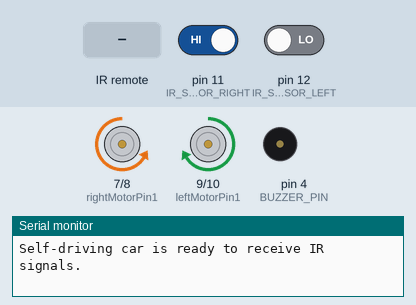
This sketch was run on a simulated Arduino Uno, built with avr-gcc and run on an emulated ATmega328P. Shown: motor-driver pin pairs drawn as motors (green arrow = first pin HIGH = forward, orange = second pin HIGH = backward, longer = more drive, scaled by the enable pin), buzzer (waves = sounding, pin HIGH), the last lines printed to the serial monitor. The inputs (shaded band) are chosen by the test bench; at power-on: pin 12 (IR_SENSOR_LEFT) LOW, pin 11 (IR_SENSOR_RIGHT) HIGH.

Above: at 1.2 s.
1.3 s: pin 12 (IR_SENSOR_LEFT) driven HIGH
At 1.6 s:
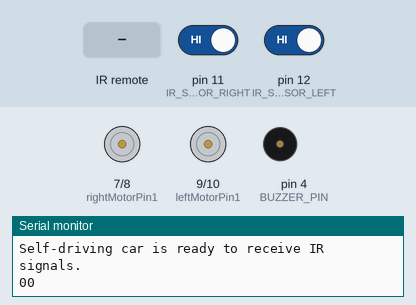
2.8 s: infrared code 0x10 received
At 4.51 s:
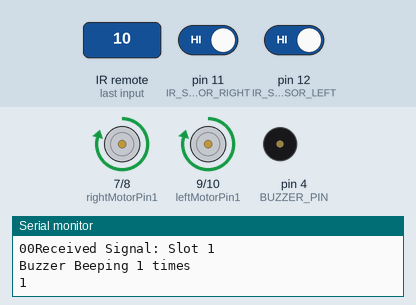
At 5.17 s:
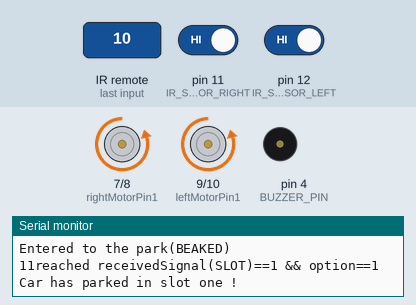
Timing chart, 0 to 7.2 s (numbered marks = the images above; inputs shaded):
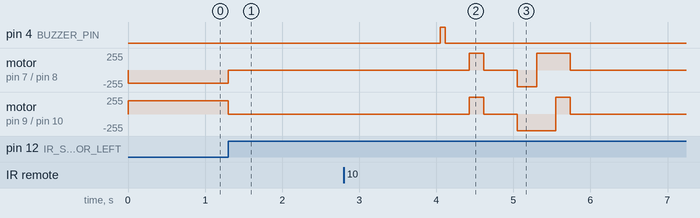

The sketch:

car_final_version.ino
```cpp
#define IR_SENSOR_RIGHT 11
#define IR_SENSOR_LEFT 12
#define MOTOR_SPEED 200
#define MAX_SPEED 250
// IR recieve
#include <IRremote.hpp>  // Include IRremote library for IR communication
#define IR_RECEIVER_PIN 3  // IR receiver pin
#define BUZZER_PIN 4        // Buzzer pin
int receivedSignal=0;
int option = 0;
int SLOT = 0;

//Right motor
int enableRightMotor=6;
int rightMotorPin1=7;
int rightMotorPin2=8;

//Left motor
int enableLeftMotor=5;
int leftMotorPin1=9;
int leftMotorPin2=10;

void setup()
{
  //IR recieve
    Serial.begin(9600);  // Start serial communication for debugging
    pinMode(BUZZER_PIN, OUTPUT);  // Set buzzer pin as output

    IrReceiver.begin(IR_RECEIVER_PIN, ENABLE_LED_FEEDBACK);  // Initialize IR receiver

    Serial.println("Self-driving car is ready to receive IR signals.");
  //The problem with TT gear motors is that, at very low pwm value it does not even rotate.
  //If we increase the PWM value then it rotates faster and our robot is not controlled in that speed and goes out of line.
  //For that we need to increase the frequency of analogWrite.
  //Below line is important to change the frequency of PWM signal on pin D5 and D6
  //Because of this, motor runs in controlled manner (lower speed) at high PWM value.
  //This sets frequecny as 7812.5 hz.
  TCCR0B = TCCR0B & B11111000 | B00000010 ;

  // put your setup code here, to run once:
  pinMode(enableRightMotor, OUTPUT);
  pinMode(rightMotorPin1, OUTPUT);
  pinMode(rightMotorPin2, OUTPUT);

  pinMode(enableLeftMotor, OUTPUT);
  pinMode(leftMotorPin1, OUTPUT);
  pinMode(leftMotorPin2, OUTPUT);

  pinMode(IR_SENSOR_RIGHT, INPUT);
  pinMode(IR_SENSOR_LEFT, INPUT);
  rotateMotor(0,0);
}


void loop()
{

  int rightIRSensorValue = digitalRead(IR_SENSOR_RIGHT);
  int leftIRSensorValue = digitalRead(IR_SENSOR_LEFT);

  //If none of the sensors detects black line, then go straight
  if (rightIRSensorValue == LOW && leftIRSensorValue == LOW)
  {
    rotateMotor(MOTOR_SPEED, MOTOR_SPEED);
  }
  //If right sensor detects black line, then turn right
  else if (rightIRSensorValue == HIGH && leftIRSensorValue == LOW )
  {
      rotateMotor(-MOTOR_SPEED, MOTOR_SPEED);
  }
  //If left sensor detects black line, then turn left
  else if (rightIRSensorValue == LOW && leftIRSensorValue == HIGH )
  {
      rotateMotor(MOTOR_SPEED, -MOTOR_SPEED);
  }
  //If both the sensors detect black line, then stop
  else
  {
    rotateMotor(0, 0);
    Serial.print(option);
    Serial.print(SLOT);
    if(option==0 && SLOT==0 ){
      while(true){
        if (IrReceiver.decode()) {
        // Get the received signal value
        int receivedSignal = identifySignal(IrReceiver.decodedIRData.command);
        ///delay(5000);

        // If a valid signal is received, beep the buzzer
        if (receivedSignal > 0) {
            Serial.print("Received Signal: Slot ");
            Serial.println(receivedSignal);
            SLOT=receivedSignal;
            delay(10000);
            beepBuzzer(receivedSignal);// Beep buzzer the number of times equal to slot number
            option++;
            Serial.println(option);
            delay(2000);
            rotateMotor(MAX_SPEED, MAX_SPEED);
            delay(1500);
            rotateMotor(0, 0);
            Serial.println("Entered to the park(BEAKED)");
            break;


        } else {
            Serial.println("Unknown signal received.");
        }

        IrReceiver.resume();  // Prepare for the next IR signal
    }
      }
      delay(3000);
    }
    else if(SLOT==1 && option==1){
      Serial.println("reached receivedSignal(SLOT)==1 && option==1");
      delay(500);
      rotateMotor(0, 0);
      Serial.println("Car has parked in slot one !");
       while(true){
        rotateMotor(-MAX_SPEED,-MAX_SPEED);
          delay(2000);
          rotateMotor(MAX_SPEED,-MAX_SPEED);
          delay(2000);
          rotateMotor(MAX_SPEED,MAX_SPEED);
          delay(1500);
          rotateMotor(0,0);
          break;
      }
      while(true){
          Serial.println("Car has parked in slot one !");
          delay(3000);
      }
    }
    else if(SLOT==2 && option==1 ){
      Serial.println("reached receivedSignal(SLOT)==2 && option==1");
      delay(500);
      rotateMotor(0, 0);
      Serial.println("Car has parked in slot TWO !");
       while(true){
        rotateMotor(-MAX_SPEED,-MAX_SPEED);
          delay(2000);
          rotateMotor(-MAX_SPEED,MAX_SPEED);
          delay(2000);
          rotateMotor(MAX_SPEED,MAX_SPEED);
          delay(1500);
          rotateMotor(0,0);
          break;
      }
      while(true){
          Serial.println("Car has parked in slot TWO !");
          delay(3000);
      }
    }
    else if(SLOT==3 && option==1 ){
      Serial.println("receivedSignal==3 && option==1");
      option++;
      delay(500);
      rotateMotor(MAX_SPEED, MAX_SPEED);
         delay(1500);
         rotateMotor(0, 0);
    }
    else if(SLOT==4 && option==1){
      Serial.println("receivedSignal==3 && option==1");
      option++;
      delay(500);
      rotateMotor(MAX_SPEED, MAX_SPEED);
         delay(1500);
         rotateMotor(0, 0);
      }

     else if(SLOT==3 && option==2 ){
      Serial.println("reached receivedSignal(SLOT)==3 && option==2");
      delay(500);
      rotateMotor(0, 0);
      Serial.println("Car has parked in slot three !");
       while(true){
        rotateMotor(-MAX_SPEED,-MAX_SPEED);
          delay(2000);
          rotateMotor(MAX_SPEED,-MAX_SPEED);
          delay(2000);
          rotateMotor(MAX_SPEED,MAX_SPEED);
          delay(1500);
          rotateMotor(0,0);
          break;
      }
      while(true){
          Serial.println("Car has parked in slot three !");
          delay(3000);
      }
    }
     else if(SLOT==4 && option==2 ){
      Serial.println("reached receivedSignal(SLOT)==4 && option==2");
      delay(500);
      rotateMotor(0, 0);
      Serial.println("Car has parked in slot four !");
       while(true){
        rotateMotor(-MAX_SPEED,-MAX_SPEED);
          delay(2000);
          rotateMotor(-MAX_SPEED,MAX_SPEED);
          delay(2000);
          rotateMotor(MAX_SPEED,MAX_SPEED);
          delay(1500);
          rotateMotor(0,0);
          break;
      }
      while(true){
          Serial.println("Car has parked in slot four !");
          delay(3000);
      }
    }

  }
}


void rotateMotor(int rightMotorSpeed, int leftMotorSpeed)
{

  if (rightMotorSpeed < 0)
  {
    digitalWrite(rightMotorPin1,LOW);
    digitalWrite(rightMotorPin2,HIGH);
  }
  else if (rightMotorSpeed > 0)
  {
    digitalWrite(rightMotorPin1,HIGH);
    digitalWrite(rightMotorPin2,LOW);
  }
  else
  {
    digitalWrite(rightMotorPin1,LOW);
    digitalWrite(rightMotorPin2,LOW);
  }

  if (leftMotorSpeed < 0)
  {
    digitalWrite(leftMotorPin1,LOW);
    digitalWrite(leftMotorPin2,HIGH);
  }
  else if (leftMotorSpeed > 0)
  {
    digitalWrite(leftMotorPin1,HIGH);
    digitalWrite(leftMotorPin2,LOW);
  }
  else
  {
    digitalWrite(leftMotorPin1,LOW);
    digitalWrite(leftMotorPin2,LOW);
  }
  analogWrite(enableRightMotor, abs(rightMotorSpeed));
  analogWrite(enableLeftMotor, abs(leftMotorSpeed));
}

// Function to identify the received IR signal and return corresponding slot number
int identifySignal(uint8_t value) {
    switch (value) {
        case 0x10: return 1;  // Slot 1
        case 0x20: return 2;  // Slot 2
        case 0x30: return 3;  // Slot 3
        case 0x40: return 4;  // Slot 4
        default: return 0;     // Unknown signal
    }
}

// Function to beep the buzzer the number of times equal to the slot number
void beepBuzzer(int times) {
    Serial.print("Buzzer Beeping ");
    Serial.print(times);
    Serial.println(" times");

    for (int i = 0; i < times; i++) {
        digitalWrite(BUZZER_PIN, HIGH);
        delay(500);  // Beep duration
        digitalWrite(BUZZER_PIN, LOW);
        delay(500);  // Pause between beeps
    }
}
```

Measured:
- after the input at 1.3 s, motor on pin 7 (rightMotorPin1) / pin 8 (rightMotorPin2): backward 200/255 → stopped at once; motor on pin 9 (leftMotorPin1) / pin 10 (leftMotorPin2): forward 200/255 → stopped at once
- after the input at 2.8 s, pin 4 (BUZZER_PIN): LOW → HIGH after 1.3 s, → LOW 0.06 s later; motor on pin 7 (rightMotorPin1) / pin 8 (rightMotorPin2): stopped → forward 250/255 after 1.6 s, → stopped 0.19 s later, → backward 250/255 0.44 s later, → forward 250/255 0.25 s later, … (5 changes in this stretch)
